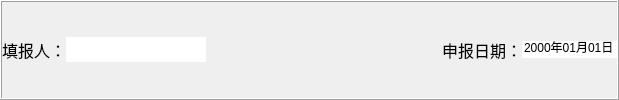
        <widget class="QFrame" name="frame_56">
         <property name="frameShape">
          <enum>QFrame::Box</enum>
         </property>
         <property name="frameShadow">
          <enum>QFrame::Raised</enum>
         </property>
         <layout class="QHBoxLayout" name="horizontalLayout_175">
          <property name="spacing">
           <number>0</number>
          </property>
          <property name="leftMargin">
           <number>0</number>
          </property>
          <property name="topMargin">
           <number>0</number>
          </property>
          <property name="rightMargin">
           <number>0</number>
          </property>
          <property name="bottomMargin">
           <number>0</number>
          </property>
          <item>
           <widget class="QLabel" name="label_111">
            <property name="font">
             <font>
              <pointsize>12</pointsize>
             </font>
            </property>
            <property name="frameShape">
             <enum>QFrame::NoFrame</enum>
            </property>
            <property name="text">
             <string>填报人：</string>
            </property>
           </widget>
          </item>
          <item>
           <widget class="QLineEdit" name="ApplicantLineEdit">
            <property name="font">
             <font>
              <pointsize>12</pointsize>
             </font>
            </property>
            <property name="autoFillBackground">
             <bool>false</bool>
            </property>
            <property name="frame">
             <bool>false</bool>
            </property>
           </widget>
          </item>
          <item>
           <spacer name="horizontalSpacer_131">
            <property name="orientation">
             <enum>Qt::Horizontal</enum>
            </property>
            <property name="sizeHint" stdset="0">
             <size>
              <width>236</width>
              <height>20</height>
             </size>
            </property>
           </spacer>
          </item>
          <item>
           <widget class="QLabel" name="label_112">
            <property name="font">
             <font>
              <pointsize>12</pointsize>
             </font>
            </property>
            <property name="frameShape">
             <enum>QFrame::NoFrame</enum>
            </property>
            <property name="text">
             <string>申报日期：</string>
            </property>
           </widget>
          </item>
          <item>
           <widget class="QDateEdit" name="DeclarationDateDateEdit">
            <property name="frame">
             <bool>false</bool>
            </property>
            <property name="buttonSymbols">
             <enum>QAbstractSpinBox::NoButtons</enum>
            </property>
            <property name="keyboardTracking">
             <bool>true</bool>
            </property>
            <property name="displayFormat">
             <string>yyyy年MM月dd日</string>
            </property>
           </widget>
          </item>
         </layout>
        </widget>
